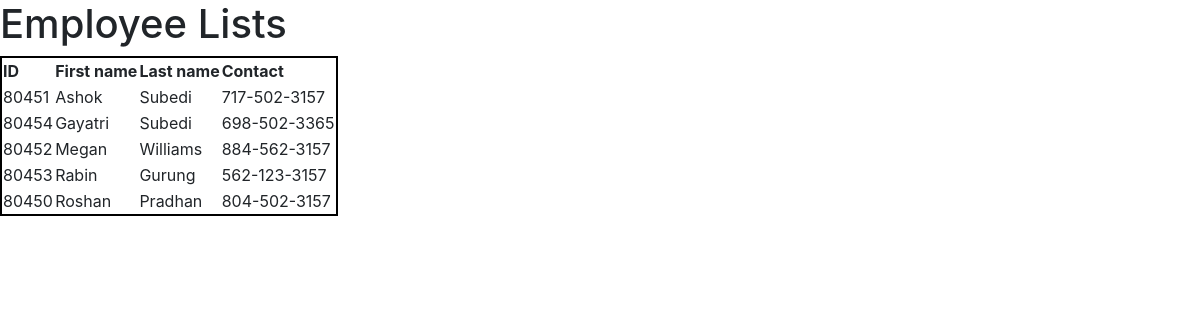
Page /employees.php on the committed database.
### tables this page shows
CREATE TABLE employees(
    employee_id INTEGER(6) AUTO_INCREMENT ,
    first_name VARCHAR(20),
    last_name VARCHAR(25) NOT NULL,
    email VARCHAR(25) NOT NULL UNIQUE,
    phone_number VARCHAR(20),
    hire_date DATE NOT NULL,
    supervisior_id INT(4),
    salary DECIMAL(8, 2) CHECK
        (salary > 0),
        location_id INT(4),
        manager_id INT(6),
        store_id INT(4),
        PRIMARY KEY(employee_id),
        FOREIGN KEY(store_id) REFERENCES store(store_id),
        FOREIGN KEY(location_id) REFERENCES locations(location_id)
)AUTO_INCREMENT=80450;

### employees.php (the view, shortened to what this page needs)
<!DOCTYPE html>
<html lang="en">
<head>
    <link rel="stylesheet" href="https://stackpath.bootstrapcdn.com/bootstrap/4.5.2/css/bootstrap.min.css">
</head>
<body>
</body>
</html>
<?php
require_once('config.php');
echo "<h1>Employee Lists</h1>";
$stmt = $conn->prepare("SELECT employee_id, first_name, last_name, phone_number  FROM employees ORDER BY first_name, last_name");
$stmt->execute();
echo "<table style='border: solid 2px black;'>";
echo "<thead><tr><th>ID</th><th>First name</th><th>Last name</th><th> Contact </th></tr></thead>";
echo "<tbody>";
while ($row = $stmt->fetch()) {
    echo "<tr><td>$row[employee_id] </td><td>$row[first_name]</td><td>$row[last_name]</td><td>$row[phone_number]</td></tr>";
}
echo "</tbody>";
echo "</table>";

### rows in the picture
employees: employee_id "80451", first_name "Ashok", last_name "Subedi", phone_number "717-502-3157"
employees: employee_id "80454", first_name "Gayatri", last_name "Subedi", phone_number "698-502-3365"
employees: employee_id "80452", first_name "Megan", last_name "Williams", phone_number "884-562-3157"
employees: employee_id "80453", first_name "Rabin", last_name "Gurung", phone_number "562-123-3157"
employees: employee_id "80450", first_name "Roshan", last_name "Pradhan", phone_number "804-502-3157"
